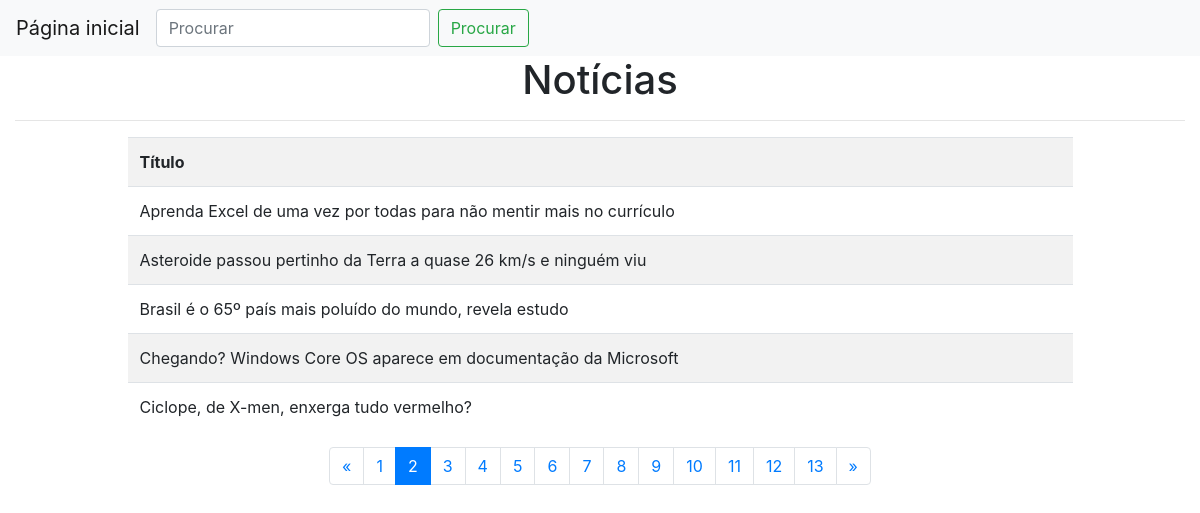
Screenshot of /?page=2 with the database file from the repository.
### core/models.py (models this page shows)
class BaseModel(models.Model):
    id = models.UUIDField(primary_key=True, default=uuid.uuid4, editable=False)
    objects = models.Manager()
    class Meta:
        abstract = True

class Article(BaseModel):
    title = models.CharField(max_length=200)
    class Meta:
        ordering = ('title',)

### core/views.py (the view)
# urls.py: path('', HomeView.as_view(), name='index')
class HomeView(ListView):
    template_name = 'core/index.html'
    model = Article
    form_class = ArticleForm
    context_object_name = 'articles'
    paginate_by = 5
    def get_queryset(self):
        form = self.form_class(self.request.GET)
        if form.is_valid():
            articles = self.model.objects.filter(title__icontains=form.cleaned_data['title'])
        else:
            articles = self.model.objects.all()
        return articles

### core/templatetags/title_tags.py (called while the page is built)
@register.simple_tag(takes_context=True)
def param_replace(context, **kwargs):
    data = {}
    title = context['request'].GET.get('title')
    if title:
        data['title'] = title
    for key, value in kwargs.items():
        if value:
            data[key] = value
    return urlencode(data)

### templates/core/index.html (shortened to what this page needs)
{% extends 'base_with_nav.html' %}
{% load title_tags %}
{% block content %}
<h1 class="text-center">Notícias</h1>
<hr>
{% if articles %}
    <div class="col-md-10 offset-md-1 table-responsive">
        <table class="table table-striped table-hover">
            <tr>
                <th>Título</th>
            </tr>
            {% for article in articles %}
                <tr>
                    <td>{{ article.title }}</td>
                </tr>
            {% endfor %}
        </table>
    </div>
    {% if is_paginated %}
        <nav aria-label="Page navigation example">
            <ul class="pagination justify-content-center">
                {% if page_obj.has_previous %}
                    <li class="page-item"><a class="page-link" href="?{% param_replace page=page_obj.previous_page_number %}">&laquo;</a></li>
                {% else %}
                    <li class="page-item disabled"><span class="page-link">&laquo;</span></li>
                {% endif %}
                {% for i in paginator.page_range %}
                    {% if page_obj.number == i %}
                        <li class="page-item active"><span class="page-link">{{ i }} <span class="sr-only">(current)</span></span></li>
                    {% else %}
                        <li class="page-item"><a class="page-link" href="?{% param_replace page=i %}">{{ i }}</a></li>
                    {% endif %}
                {% endfor %}
                {% if page_obj.has_next %}
                    <li class="page-item"><a class="page-link" href="?{% param_replace page=page_obj.next_page_number %}">&raquo;</a></li>
                {% else %}
                    <li class="page-item disabled"><span class="page-link">&raquo;</span></li>
                {% endif %}
            </ul>
        </nav>
    {% endif %}
{% else %}
<h3 class="text-center">Notícias não encontradas</h3>
{% endif %}
{% endblock %}

### rows the page displays
Article: title "Aprenda Excel de uma vez por todas para não mentir mais no currículo"
Article: title "Asteroide passou pertinho da Terra a quase 26 km/s e ninguém viu"
Article: title "Brasil é o 65º país mais poluído do mundo, revela estudo"
Article: title "Chegando? Windows Core OS aparece em documentação da Microsoft"
Article: title "Ciclope, de X-men, enxerga tudo vermelho?"

### other values shown
{{ i }} "1" "3" "4" "5" "6" "7" "8" "9" "10" "11" "12" "13"
{{ i }} "2"
